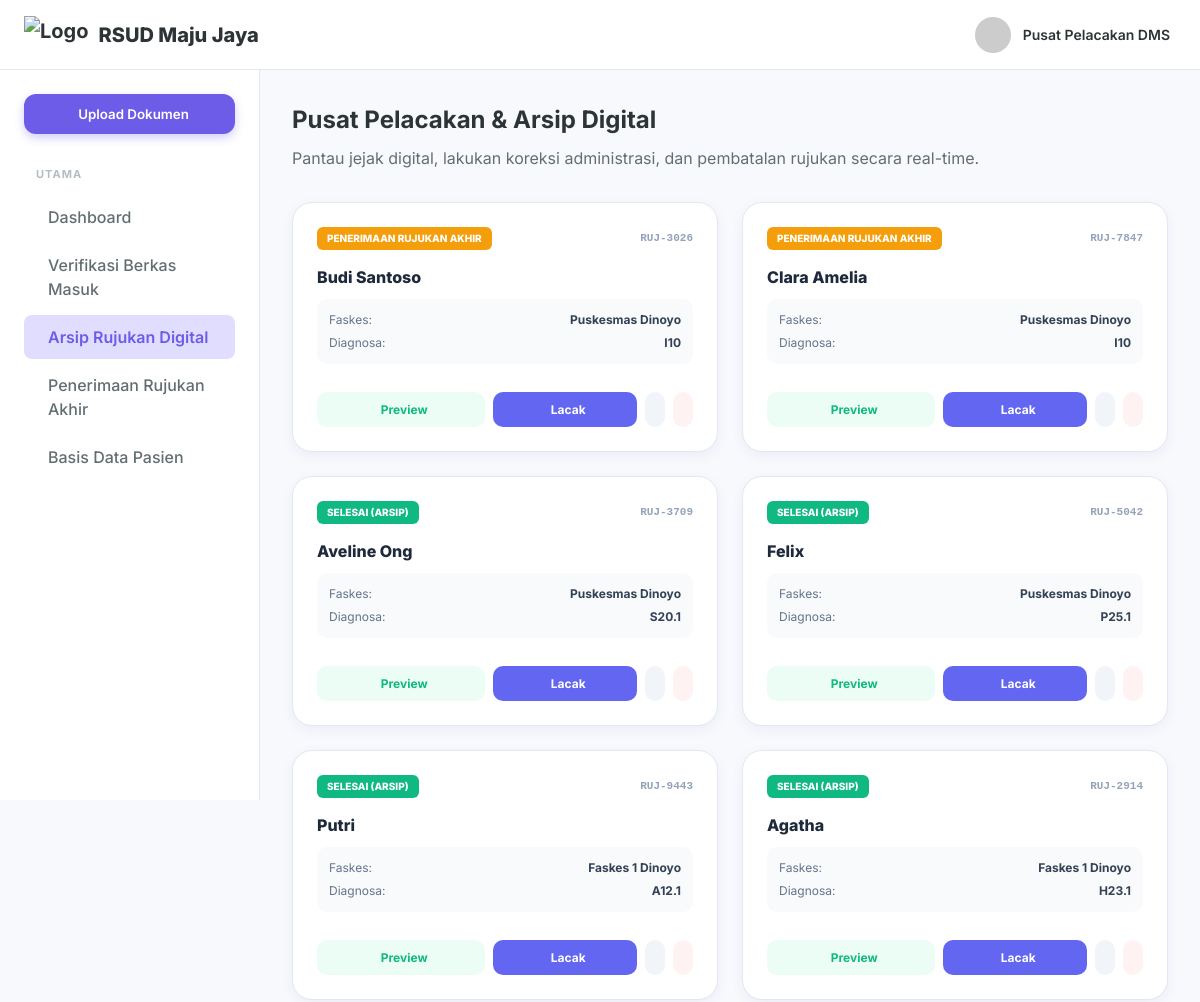
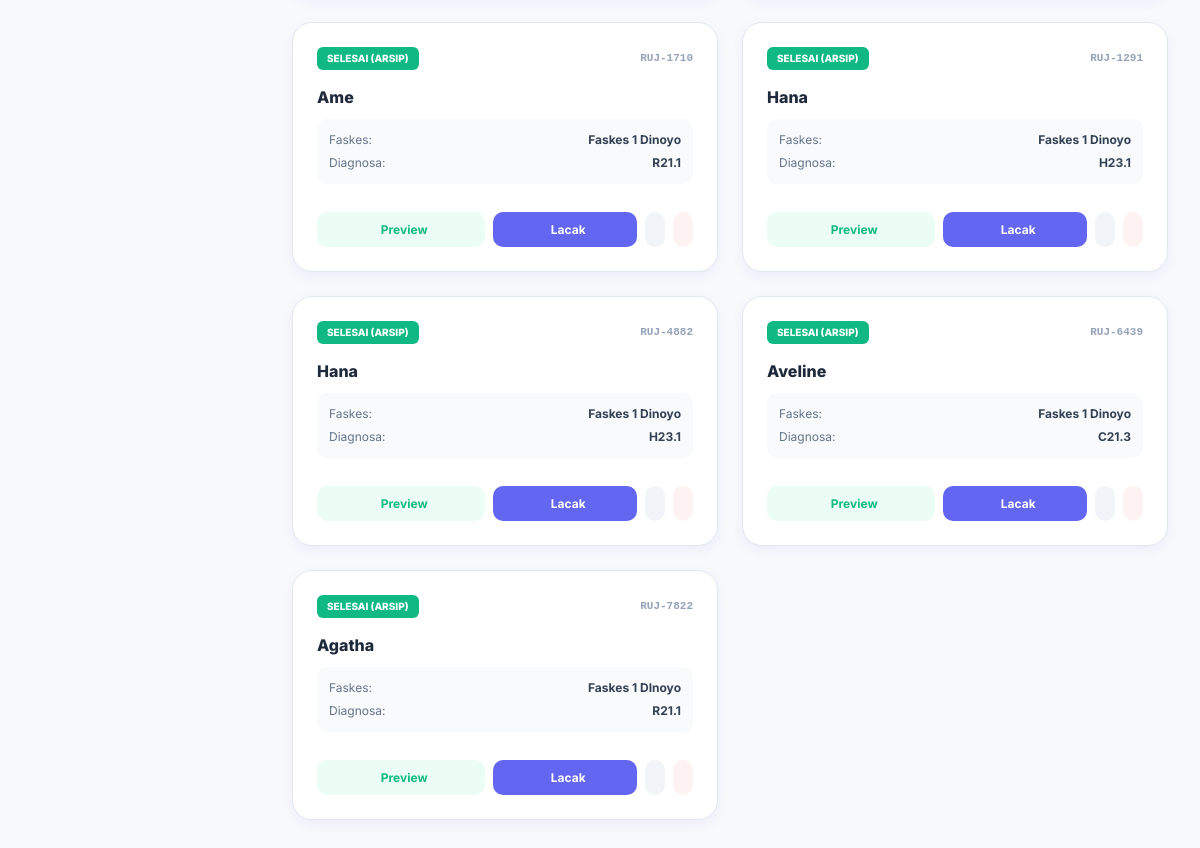
The page /referral_explorer.php on the database its author committed (2 pictures, top to bottom).
### tables this page shows
CREATE TABLE referrals (
        id INTEGER PRIMARY KEY AUTOINCREMENT,
        referral_id TEXT UNIQUE NOT NULL,
        patient_name TEXT NOT NULL,
        patient_wa TEXT,
        faskes_wa TEXT,
        category TEXT,
        origin_faskes TEXT,
        insurance_type TEXT,
        card_number TEXT,
        diagnosis_initial TEXT,
        icd10 TEXT,
        therapy_initial TEXT,
        spec_diagnosis TEXT,
        follow_up_plan TEXT,
        letter_date TEXT,
        expiry_date TEXT,
        received_date TEXT,
        replied_at DATETIME,
        status_flow TEXT DEFAULT 'ENTRY',
        created_at DATETIME DEFAULT CURRENT_TIMESTAMP
    , faskes_kab_kota TEXT, faskes_tingkat TEXT, target_poli TEXT, target_kota TEXT, patient_status_peserta TEXT, medical_notes TEXT, doctor_name TEXT, birth_date TEXT, gender TEXT, is_deleted INTEGER DEFAULT 0, faskes_alamat TEXT, faskes_telp TEXT, faskes_email TEXT, nik TEXT, verified_by TEXT, final_destination TEXT);

### config.php (called while the page is built, shortened)
<?php
$db_file = __DIR__ . '/dms_hospital.sqlite';
try {
    $pdo = new PDO("sqlite:" . $db_file);
    $pdo->setAttribute(PDO::ATTR_ERRMODE, PDO::ERRMODE_EXCEPTION);
    $pdo->setAttribute(PDO::ATTR_DEFAULT_FETCH_MODE, PDO::FETCH_ASSOC);
    class SQLiteCompatibilityLayer {
        private $pdo;
        public function __construct($pdo) {
            $this->pdo = $pdo;
        }
        public function query($sql) {
            try {
                $stmt = $this->pdo->query($sql);
                return new SQLiteResultWrapper($stmt);
            } catch (PDOException $e) {
                die("Database Error: " . $e->getMessage() . " (SQL: $sql)");
            }
        }
    }
    class SQLiteResultWrapper {
        private $data = [];
        private $index = 0;
        public function __construct($stmt) {
            $this->stmt = $stmt;
            if ($stmt) {
                $all = $this->stmt->fetchAll();
                $this->num_rows = count($all);
                $this->data = $all;
                $this->index = 0;
            }
        }
        public function fetch_assoc() {
            if (isset($this->data[$this->index])) {
                return $this->data[$this->index++];
            }
            return null;
        }
        public function data_seek($n) {
            $this->index = $n;
        }
    }
    $conn = new SQLiteCompatibilityLayer($pdo);
} catch (PDOException $e) {
    die("Koneksi SQLite Gagal: " . $e->getMessage());
}

### referral_explorer.php (the view, shortened to what this page needs)
<?php
require_once 'config.php';
$sql_docs = "SELECT * FROM referrals WHERE is_deleted = 0 ORDER BY created_at DESC";
$result = $conn->query($sql_docs);
if ($result->num_rows > 0) {
    $result->data_seek(0);
}
?>
<!DOCTYPE html>
<html lang="id">
<head>
    <link rel="stylesheet" href="styles.css">
</head>
<body>
    <div class="app-container">
        <header class="navbar">
            <div class="navbar-left">
                <div class="logo" style="display: flex; align-items: center; gap: 10px;">
                    <img src="img/logo.png" alt="Logo" style="height: 38px; width: auto; object-fit: contain;">
                    <span style="font-weight: 800;">RSUD Maju Jaya</span>
                </div>
            </div>
            <div class="navbar-right">
                <div class="user-profile">
                    <img src="https://ui-avatars.com/api/?name=Arsiparis&background=6C5CE7&color=fff&rounded=true">
                    <div class="user-info"><span class="user-name">Pusat Pelacakan DMS</span></div>
                </div>
            </div>
        </header>
        <div class="main-layout">
            <aside class="sidebar">
                <div class="sidebar-content">
                    <button class="new-doc-btn" onclick="window.location.href='referral_registration.php'"><i class="ph ph-plus"></i><span>Upload Dokumen</span></button>
                    <nav class="sidebar-menu">
                        <div class="menu-group">
                            <h3 class="menu-title">Utama</h3>
                            <ul>
                                <li><a href="referral_dashboard.php"><i class="ph ph-squares-four"></i><span>Dashboard</span></a></li>
                                <li><a href="referral_verification.php"><i class="ph ph-check-square-offset"></i><span>Verifikasi Berkas Masuk</span></a></li>
                                <li class="active"><a href="referral_explorer.php"><i class="ph ph-files"></i><span>Arsip Rujukan Digital</span></a></li>
                                <li><a href="referral_specialist.php"><i class="ph ph-stethoscope"></i><span>Penerimaan Rujukan Akhir</span></a></li>
                                <li><a href="referral_patients.php"><i class="ph ph-users"></i><span>Basis Data Pasien</span></a></li>
                            </ul>
                        </div>
                    </nav>
                </div>
            </aside>
            <main class="content-area">
                <h1 class="page-title">Pusat Pelacakan & Arsip Digital</h1>
                <p class="page-description">Pantau jejak digital, lakukan koreksi administrasi, dan pembatalan rujukan secara real-time.</p>
                <div style="display: grid; grid-template-columns: repeat(auto-fill, minmax(320px, 1fr)); gap: 24px; margin-top: 32px;">
                    <?php if ($result->num_rows > 0): ?>
                        <?php while($row = $result->fetch_assoc()):
                            $status = $row['status_flow'];
                            $badge_color = ($status == 'REPLIED') ? '#10b981' : (($status == 'VERIFY') ? '#f59e0b' : '#6366f1');
                            $status_text = ($status == 'REPLIED') ? 'SELESAI (ARSIP)' : (($status == 'VERIFY') ? 'PENERIMAAN RUJUKAN AKHIR' : 'PROSES VERIFIKASI');
                        ?>
                            <div class="card" style="padding: 24px; border-radius: 20px; display: flex; flex-direction: column; justify-content: space-between; min-height: 250px;">
                                <div>
                                    <div style="display: flex; justify-content: space-between; align-items: center; margin-bottom: 15px;">
                                        <span style="font-size: 10px; font-weight: 800; color: white; background: <?= $badge_color ?>; padding: 4px 10px; border-radius: 6px;"><?= $status_text ?></span>
                                        <span style="font-size: 11px; color: #94a3b8; font-family: monospace; font-weight: 700;"><?= $row['referral_id'] ?></span>
                                    </div>
                                    <h3 style="font-weight: 800; font-size: 16px; margin-bottom: 4px; color: #1e293b;"><?= $row['patient_name'] ?></h3>
                                    <div style="background: #f8fafc; padding: 12px; border-radius: 10px; font-size: 12px; margin-bottom: 20px; margin-top: 10px;">
                                        <div style="display: flex; justify-content: space-between; margin-bottom: 5px;">
                                            <span style="color: #64748b;">Faskes:</span>
                                            <span style="font-weight: 700; color: #334155;"><?= $row['origin_faskes'] ?></span>
                                        </div>
                                        <div style="display: flex; justify-content: space-between;">
                                            <span style="color: #64748b;">Diagnosa:</span>
                                            <span style="font-weight: 700; color: #334155;"><?= $row['icd10'] ?></span>
                                        </div>
                                    </div>
                                </div>
                                <div style="display: flex; gap: 8px;">
                                    <button onclick="openPreviewModal('<?= $row['referral_id'] ?>')" style="flex: 1.2; padding: 10px; background: #ecfdf5; color: #10b981; border: none; border-radius: 10px; font-weight: 700; cursor: pointer; display: flex; align-items: center; justify-content: center; gap: 6px; font-size: 12px;" title="Pratinjau Surat Rujukan">
                                        <i class="ph ph-eye"></i> Preview
                                    </button>
                                    <button onclick="traceDocument('<?= $row['referral_id'] ?>', '<?= $row['patient_name'] ?>')" style="flex: 1; padding: 10px; background: #6366f1; color: white; border: none; border-radius: 10px; font-weight: 700; cursor: pointer; display: flex; align-items: center; justify-content: center; gap: 6px; font-size: 12px;">
                                        <i class="ph ph-magnifying-glass"></i> Lacak
                                    </button>
                                    <button onclick="openEditModal('<?= $row['referral_id'] ?>')" style="padding: 10px; background: #f1f5f9; color: #475569; border: none; border-radius: 10px; font-weight: 700; cursor: pointer; display: flex; align-items: center; justify-content: center;" title="Koreksi Data Rujukan">
                                    </button>
                                    <a href="referral_explorer.php?delete_id=<?= $row['referral_id'] ?>" onclick="return confirm('Apakah Anda yakin ingin membatalkan rujukan ini? Pembatalan akan dicatat ke dalam audit trail.')" style="padding: 10px; background: #fef2f2; color: #ef4444; border: none; border-radius: 10px; font-weight: 700; display: flex; align-items: center; justify-content: center; text-decoration: none;" title="Batalkan Rujukan">
                                    </a>
                                </div>
                            </div>
                        <?php endwhile; ?>
                    <?php else: ?>
                        <div style="grid-column: 1 / -1; text-align: center; padding: 60px; color: #cbd5e1; font-weight: 500;">Belum ada arsip rujukan terdaftar.</div>
                    <?php endif; ?>
                </div>
            </main>
        </div>
    </div>
</body>
</html>

### styles.css (style rules this page uses)
:root { --primary: #6C5CE7; --primary-hover: #5A4BDE; --secondary: #A29BFE; --secondary-light: #E0DDFF; --bg-color: #F8F9FC; --card-bg: #FFFFFF; --text-main: #2D3436; --text-muted: #636E72; --text-light: #B2BEC3; --border-color: #E2E8F0; --shadow-sm: 0 1px 2px rgba(0,0,0,0.05); --shadow-md: 0 4px 12px rgba(108, 92, 231, 0.08); --shadow-lg: 0 10px 25px rgba(108, 92, 231, 0.12); --radius: 12px; --sidebar-width: 260px; --navbar-height: 70px; --transition: all 0.3s cubic-bezier(0.25, 0.8, 0.25, 1); }
* { margin: 0; padding: 0; box-sizing: border-box; }
body { font-family: 'Inter', sans-serif; background-color: var(--bg-color); color: var(--text-main); line-height: 1.5; overflow-x: hidden; }
ul { list-style: none; }
a { text-decoration: none; color: inherit; }
button { cursor: pointer; border: none; background: none; font-family: inherit; }
.app-container { display: flex; flex-direction: column; min-height: 100vh; }
.main-layout { display: flex; flex: 1; margin-top: var(--navbar-height); }
.navbar { position: fixed; top: 0; left: 0; width: 100%; height: var(--navbar-height); background-color: var(--card-bg); border-bottom: 1px solid var(--border-color); display: flex; align-items: center; justify-content: space-between; padding: 0 24px; z-index: 50; }
.navbar-left { display: flex; align-items: center; gap: 16px; width: var(--sidebar-width); }
.logo { display: flex; align-items: center; gap: 10px; font-weight: 700; font-size: 20px; color: var(--text-main); }
.navbar-right { display: flex; align-items: center; gap: 20px; }
.user-profile { display: flex; align-items: center; gap: 12px; cursor: pointer; padding: 6px; border-radius: var(--radius); transition: var(--transition); }
.user-profile img { width: 36px; height: 36px; border-radius: 50%; object-fit: cover; }
.user-info { display: flex; flex-direction: column; }
.user-name { font-weight: 600; font-size: 14px; }
.sidebar { width: var(--sidebar-width); background-color: var(--card-bg); border-right: 1px solid var(--border-color); height: calc(100vh - var(--navbar-height)); position: fixed; top: var(--navbar-height); left: 0; transition: var(--transition); z-index: 40; }
.sidebar-content { padding: 24px; height: 100%; overflow-y: auto; }
.new-doc-btn { width: 100%; background-color: var(--primary); color: white; padding: 12px; border-radius: var(--radius); display: flex; align-items: center; justify-content: center; gap: 8px; font-weight: 600; margin-bottom: 32px; transition: var(--transition); box-shadow: 0 4px 10px rgba(108, 92, 231, 0.3); }
.menu-group { margin-bottom: 24px; }
.menu-title { font-size: 11px; text-transform: uppercase; letter-spacing: 1px; color: var(--text-light); margin-bottom: 12px; padding-left: 12px; }
.sidebar-menu ul li { margin-bottom: 4px; }
.sidebar-menu ul li a { display: flex; align-items: center; gap: 12px; padding: 10px 12px; border-radius: 8px; color: var(--text-muted); font-weight: 500; transition: var(--transition); }
.sidebar-menu ul li.active a { background-color: var(--secondary-light); color: var(--primary); font-weight: 600; }
.content-area { margin-left: var(--sidebar-width); padding: 32px; width: calc(100% - var(--sidebar-width)); transition: var(--transition); }
.page-title { font-size: 24px; font-weight: 700; margin-bottom: 8px; }
.page-description { color: var(--text-muted); }
.card { background-color: var(--card-bg); border-radius: var(--radius); box-shadow: var(--shadow-md); border: 1px solid var(--border-color); padding: 24px; }

### rows shown on the page
referrals: status_flow "PENERIMAAN RUJUKAN AKHIR", referral "RUJ-3026", patient_name "Budi Santoso", origin_faskes "Puskesmas Dinoyo", icd10 "I10"
referrals: status_flow "PENERIMAAN RUJUKAN AKHIR", referral "RUJ-7847", patient_name "Clara Amelia", origin_faskes "Puskesmas Dinoyo", icd10 "I10"
referrals: status_flow "SELESAI (ARSIP)", referral "RUJ-3709", patient_name "Aveline Ong", origin_faskes "Puskesmas Dinoyo", icd10 "S20.1"
referrals: status_flow "SELESAI (ARSIP)", referral "RUJ-5042", patient_name "Felix", origin_faskes "Puskesmas Dinoyo", icd10 "P25.1"
referrals: status_flow "SELESAI (ARSIP)", referral "RUJ-9443", patient_name "Putri", origin_faskes "Faskes 1 Dinoyo", icd10 "A12.1"
referrals: status_flow "SELESAI (ARSIP)", referral "RUJ-2914", patient_name "Agatha", origin_faskes "Faskes 1 Dinoyo", icd10 "H23.1"
referrals: status_flow "SELESAI (ARSIP)", referral "RUJ-1710", patient_name "Ame", origin_faskes "Faskes 1 Dinoyo", icd10 "R21.1"
referrals: status_flow "SELESAI (ARSIP)", referral "RUJ-1291", patient_name "Hana", origin_faskes "Faskes 1 Dinoyo", icd10 "H23.1"
referrals: status_flow "SELESAI (ARSIP)", referral "RUJ-4882", patient_name "Hana", origin_faskes "Faskes 1 Dinoyo", icd10 "H23.1"
referrals: status_flow "SELESAI (ARSIP)", referral "RUJ-6439", patient_name "Aveline", origin_faskes "Faskes 1 Dinoyo", icd10 "C21.3"
referrals: status_flow "SELESAI (ARSIP)", referral "RUJ-7822", patient_name "Agatha", origin_faskes "Faskes 1 DInoyo", icd10 "R21.1"
